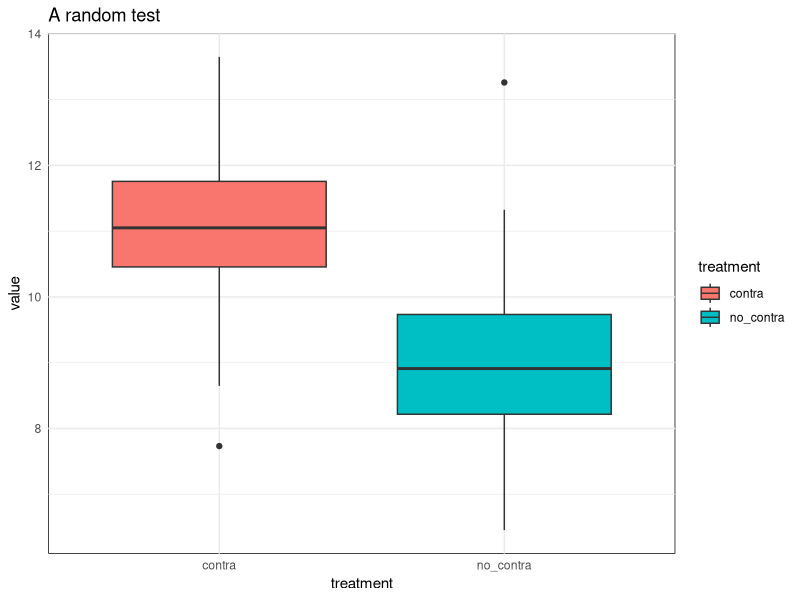

Write R code to recreate this figure.
## ---- chunk 1
library("tidyverse")
library("broom")
n <- 150
treatment <- c(rep("no_contra", n), rep("contra", n))
results <- c(rnorm(n, 9, 1), rnorm(n, 11, 1))
df <- tibble(treatment = treatment, value = results)
lin_model <- glm(value ~ as_factor(treatment), data = df)
res <- tidy(lin_model)
## ---- chunk 2
ggplot(data = df, mapping = aes(x = treatment, y = value, fill = treatment)) +
    geom_boxplot() +
    theme_minimal() +
    theme(panel.background = element_rect(color = "black")) +
    labs(title = "A random test")

print(res)
